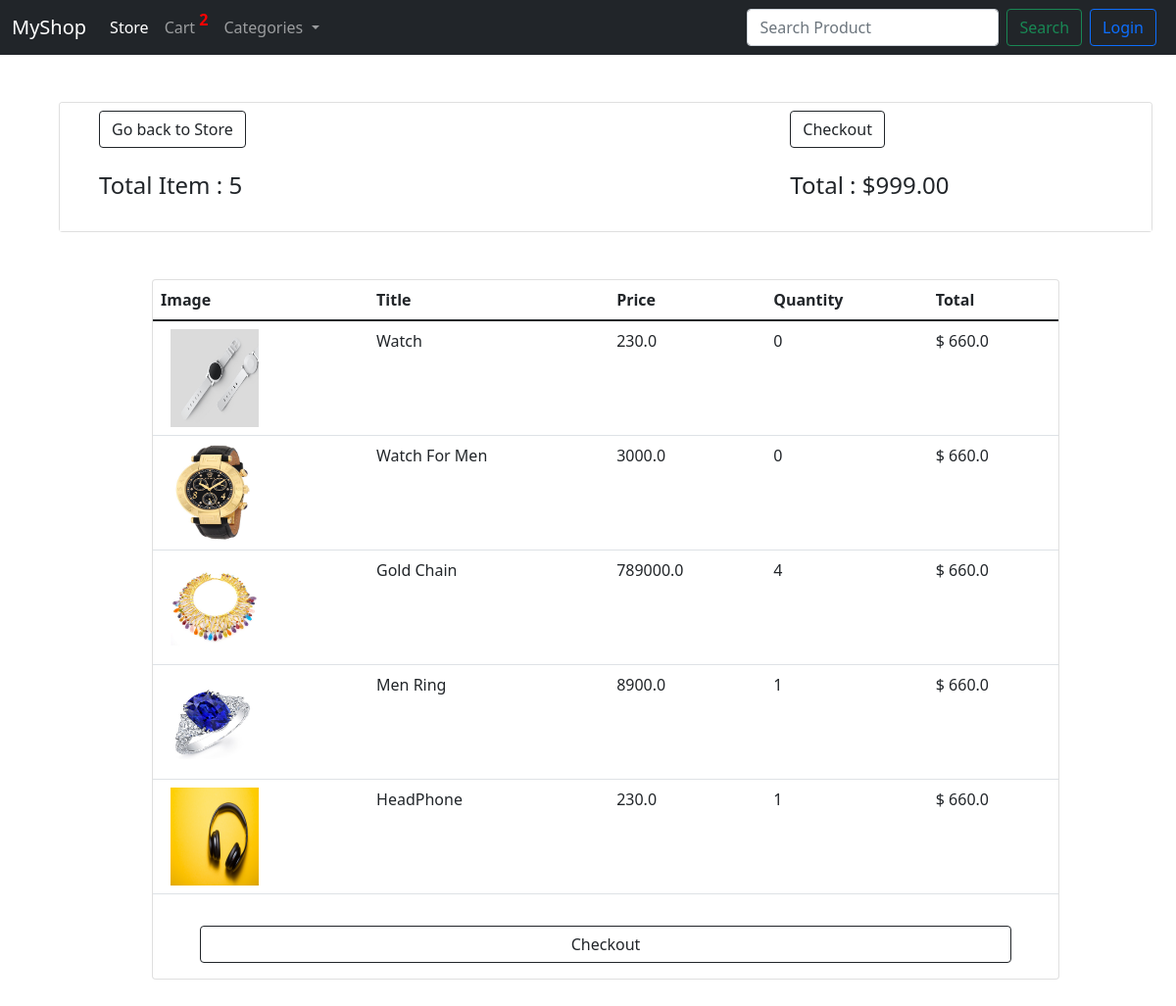
The app's page /cart (signed in) with its own data.
### Store/models.py (models this page shows, shortened)
class OrderItem(models.Model):
    order = models.ForeignKey(Order, on_delete=models.CASCADE)
    product = models.ForeignKey(Product, on_delete=models.CASCADE)
    quantity = models.IntegerField(blank=True,default=0)
    date_added = models.DateTimeField(auto_now_add=True)

class Product(models.Model):
    name = models.CharField(max_length=50)
    price = models.FloatField()
    image = models.ImageField(upload_to="images/products")
    genderCategory = models.ForeignKey(GenderCategory,on_delete=models.CASCADE)
    productCategory = models.ForeignKey(ProductCategory,on_delete=models.CASCADE)
    description = models.CharField(max_length=150)

### Store/views.py (the view)
# urls.py: path('cart',views.cart,name="cart"),
def cart(request):
    customer=request.user.customer
    order = Order.objects.get(customer=customer)
    items = order.orderitem_set.all()
    context={
        'items':items,
    }
    return render(request,"cart.html",context)

### templates/cart.html (shortened to what this page needs)
{% extends 'base.html' %}
{% load static %}
{% block content %}
<div class="container m-md-5">
    <div class="row justify-content-center">
        <div class="col">
            <div class="card">
                <div class="card-header">
                    <div class="container">
                        <div class="row justify-content-between">
                            <div class="col-4">
                                <a href="/" class="btn btn-outline-dark">Go back to Store</a>
                                <h4 class="my-4">Total Item  :  5</h4>
                            </div>
                            <div class="offset-4 col-4">
                                <a href="/checkout" class="btn btn-outline-dark">Checkout</a>
                                <h4 class="my-4">Total :  $999.00</h4>
                            </div>
                        </div>
                    </div>
                </div>
            </div>
        </div>
    </div>
</div>
<div class="container m-5">
    <div class="row justify-content-center">
        <div class="col-md-10">
            <div class="card">
                <table class="table">
                    <thead>
                        <th>Image</th>
                        <th>Title</th>
                        <th>Price</th>
                        <th>Quantity</th>
                        <th>Total</th>
                    </thead>
                    <tbody>
                        {% for item in items %}
                            <tr>
                                <td><img src="{{item.product.image.url}}" alt=""class="cartimg"></td>
                                <td>{{item.product.name}}</td>
                                <td>{{item.product.price}}</td>
                                <td>{{item.quantity}}</td>
                                <td>$ 660.0</td>
                            </tr>
                        {% endfor %}
                    </tbody>
                </table>
                <a href="/checkout"  class="btn btn-outline-dark my-3 mx-5">Checkout</a>
            </div>
        </div>
    </div>
</div>
{% endblock content %}

### templates/base.html (style rules this page uses)
.card-header { background-color: white !important; border: none; }
.cartimg { height: 100px; width: 100px; padding-left: 10px; }

### records on screen
OrderItem: product.image (picture), product.name "Watch", product.price "230.0", quantity "0"
OrderItem: product.image (picture), product.name "Watch For Men", product.price "3000.0", quantity "0"
OrderItem: product.image (picture), product.name "Gold Chain", product.price "789000.0", quantity "4"
OrderItem: product.image (picture), product.name "Men Ring", product.price "8900.0", quantity "1"
OrderItem: product.image (picture), product.name "HeadPhone", product.price "230.0", quantity "1"
